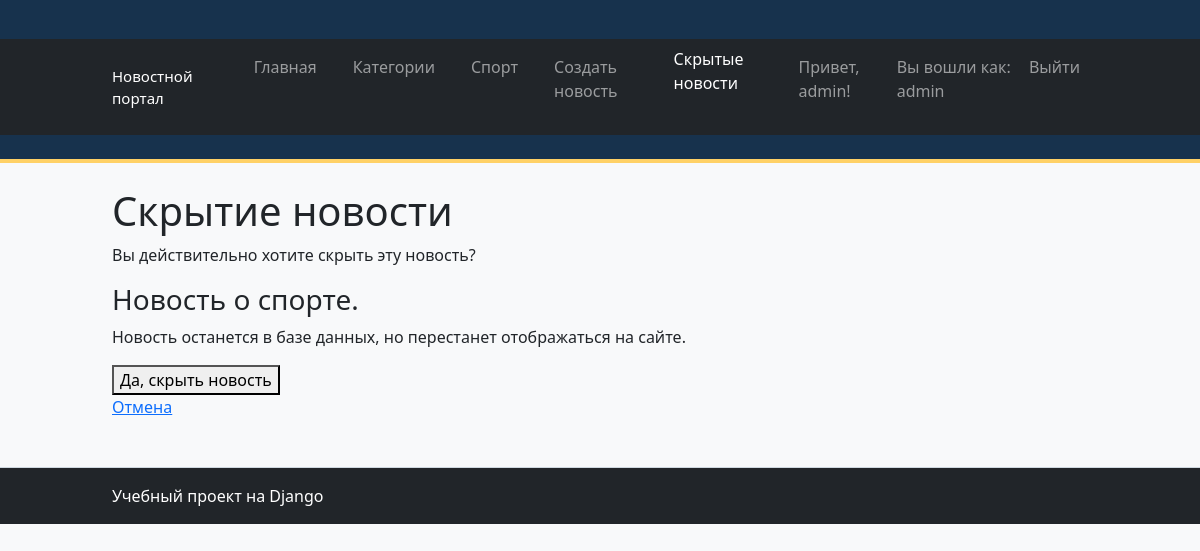
/article/10/archive/ (signed in), run on an earlier commit of the app's database.
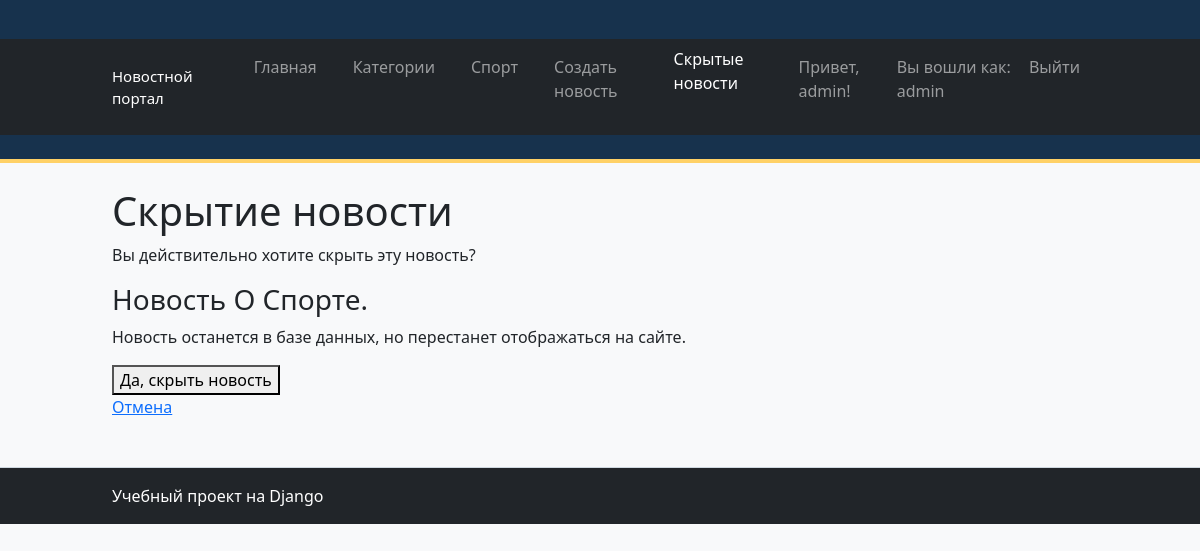
And on a later commit of the database.
### news/models.py (models this page shows, shortened)
class Article(models.Model):
    title = models.CharField(
        max_length=200,
        verbose_name="Заголовок",
    )
    content = models.TextField(
        verbose_name="Текст новости",
    )
    created_at = models.DateTimeField(
        auto_now_add=True,
        verbose_name="Дата создания",
    )
    is_published = models.BooleanField(
        default=False,
        verbose_name="Опубликована",
    )
    author = models.CharField(
        max_length=100,
        default="Редакция",
        verbose_name="Автор",
    )
    category = models.CharField(
        max_length=100,
        default="Общее",
        verbose_name="Категория",
    )
    image = models.ImageField(
        upload_to="articles/",
        blank=True,
        null=True,
        verbose_name="Изображение"
    )
    is_active = models.BooleanField(
        default=True,
        verbose_name="Активна"
    )

### news/views.py (the view)
@login_required
@permission_required("news.change_article", raise_exception=True)
def archive_article(request, article_id):
    article = get_object_or_404(
        Article,
        id=article_id,
        is_active=True
    )
    if request.method == "POST":
        article.is_active = False
        article.save(
            update_fields=["is_active"]
        )
        return redirect("home")
    return render(
        request,
        "news/archive_article.html",
        {"article": article}
    )

### news/templates/news/archive_article.html (shortened to what this page needs)
{% extends "news/base.html" %}
{% block content %}
<h1>Скрытие новости</h1>
<p>
    Вы действительно хотите скрыть эту новость?
</p>
<h3>{{ article.title }}</h3>
<p>
    Новость останется в базе данных,
    но перестанет отображаться на сайте.
</p>
<form method="POST">
    <button type="submit">
        Да, скрыть новость
    </button>
</form>
<a href="{% url 'article_detail' article_id=article.id %}">
    Отмена
</a>
{% endblock %}

What changed in the data, as far as the page shows it:
changed Article: title "Новость о спорте." → "Новость О Спорте."
